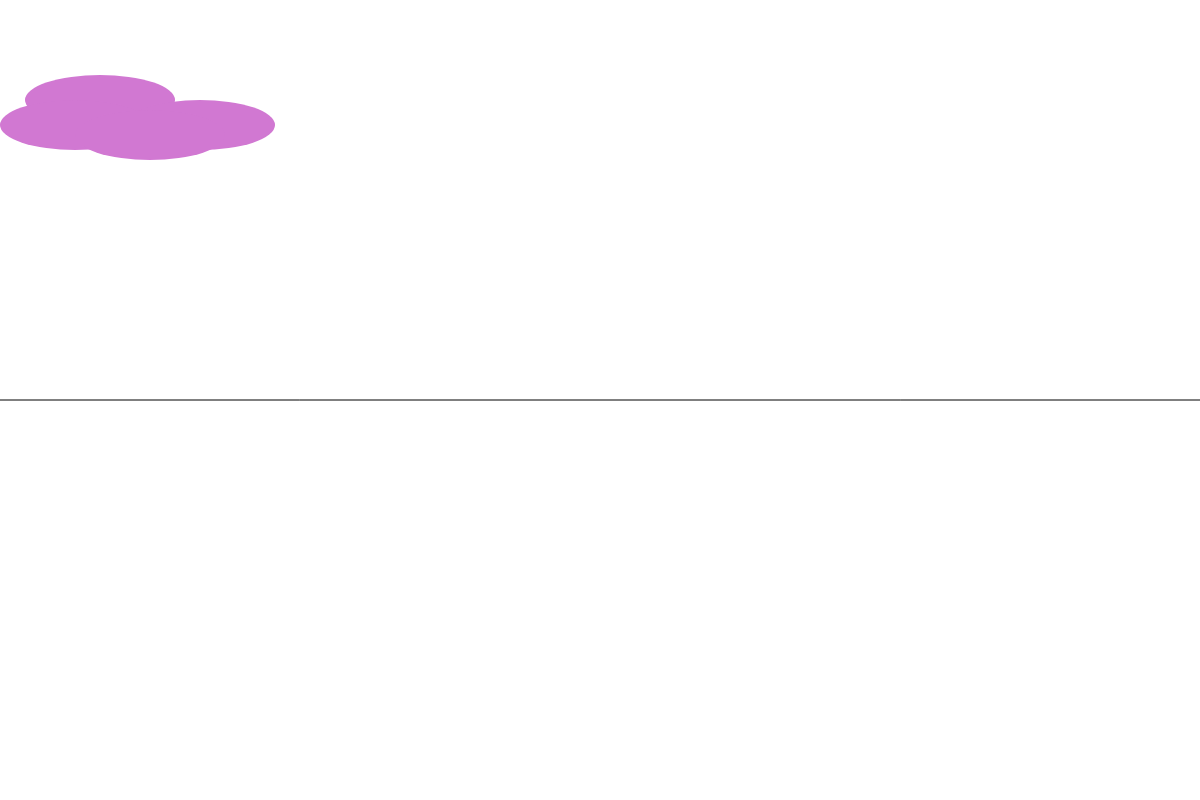
Frame 1 (no input)
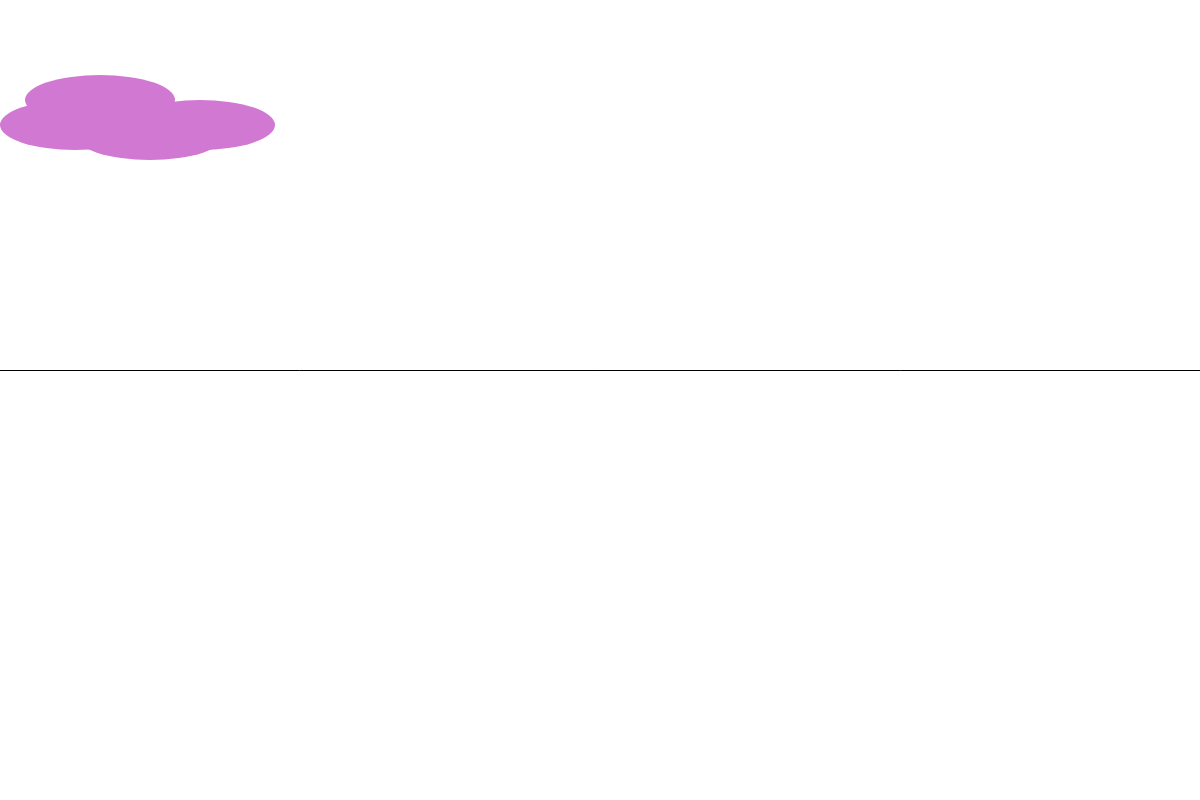
Frame 60 (no input)
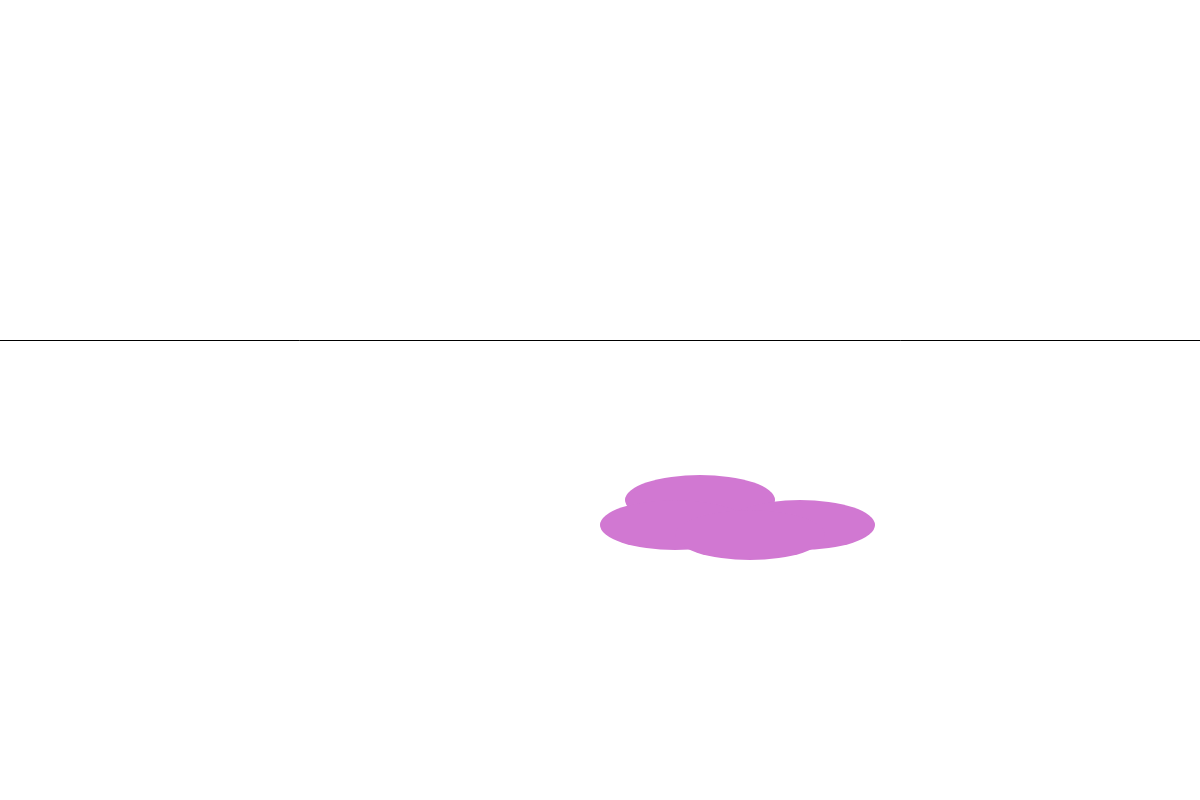
Frame 120 (the mouse pressed at the canvas centre since frame 60)

The p5.js sketch that drew these frames (run headless with seeded random() and noise() and a simulated clock; from frame 60 on, the mouse is pressed at the canvas centre):

// p5.js sketch
// ── sketch.js
//*Raincloud + Line*//

//set variable parameters//
//set up canvas and line stroke, height
var a;
function setup() {
  createCanvas(windowWidth, 800)
  stroke( 'rgb(0, 0, 0)' )
  a = height/2;
}
function draw() {
  background(255);
///***SANDBOX***///
push();
//make the mouse follow the cloud
translate (mouseX, mouseY);
//delete cursor from page
noCursor();
//make cloud
noStroke();
	fill( 'rgb(209, 120, 210)' );
	ellipse(100,100,150,50);
	ellipse(75,125,150,50);
	ellipse(200,125,150,50);
	ellipse(150,135,150,50);


 pop(); //end cloud

//make line
line(0, a, width, a);
a = a - 0.5;
if (a < 0) {
  a = height;
  
pop(); //end line
  }

}
